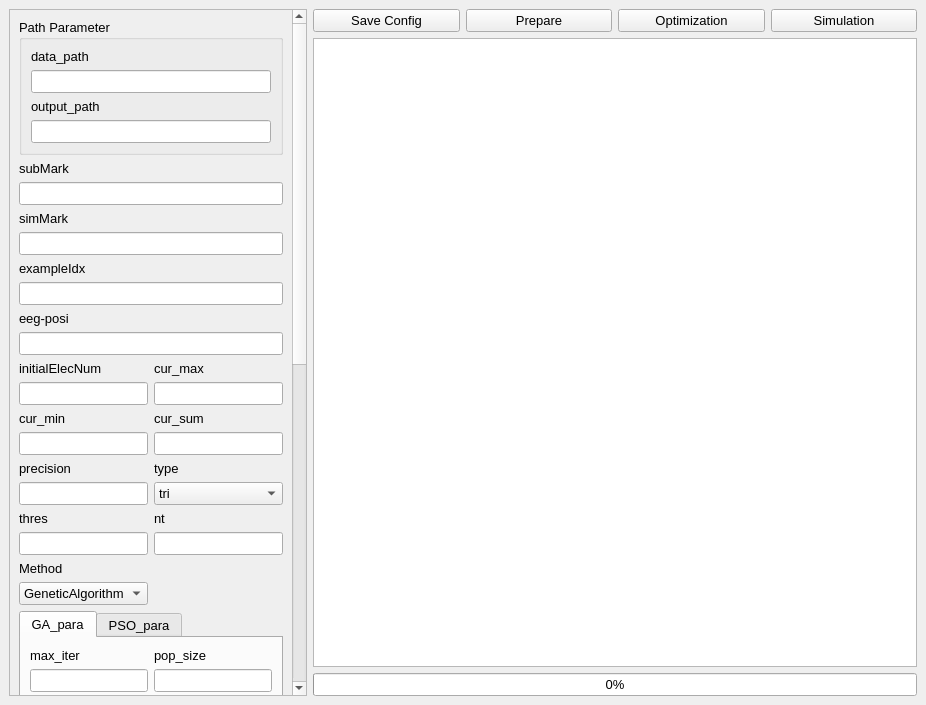
<?xml version="1.0" encoding="UTF-8"?>
<ui version="4.0">
 <class>MainWindow</class>
 <widget class="QMainWindow" name="MainWindow">
  <property name="geometry">
   <rect>
    <x>0</x>
    <y>0</y>
    <width>926</width>
    <height>705</height>
   </rect>
  </property>
  <property name="font">
   <font>
    <family>Arial</family>
    <pointsize>10</pointsize>
   </font>
  </property>
  <property name="windowTitle">
   <string>tTIS Optimizer</string>
  </property>
  <widget class="QWidget" name="centralwidget">
   <layout class="QHBoxLayout" name="horizontalLayout_2" stretch="0,2">
    <item>
     <widget class="QScrollArea" name="scrollArea">
      <property name="widgetResizable">
       <bool>true</bool>
      </property>
      <widget class="QWidget" name="scrollAreaWidgetContents">
       <property name="geometry">
        <rect>
         <x>0</x>
         <y>0</y>
         <width>331</width>
         <height>1298</height>
        </rect>
       </property>
       <layout class="QVBoxLayout" name="verticalLayout_2">
        <property name="leftMargin">
         <number>0</number>
        </property>
        <property name="topMargin">
         <number>0</number>
        </property>
        <property name="rightMargin">
         <number>0</number>
        </property>
        <property name="bottomMargin">
         <number>0</number>
        </property>
        <item>
         <widget class="QWidget" name="widget" native="true">
          <layout class="QVBoxLayout" name="verticalLayout">
           <item>
            <widget class="QGroupBox" name="groupBox_4">
             <property name="title">
              <string>Path Parameter</string>
             </property>
             <layout class="QVBoxLayout" name="verticalLayout_5">
              <item>
               <widget class="QLabel" name="label">
                <property name="text">
                 <string>data_path</string>
                </property>
               </widget>
              </item>
              <item>
               <widget class="QLineEdit" name="data_path_edit"/>
              </item>
              <item>
               <widget class="QLabel" name="label_2">
                <property name="text">
                 <string>output_path</string>
                </property>
               </widget>
              </item>
              <item>
               <widget class="QLineEdit" name="output_path_edit"/>
              </item>
             </layout>
            </widget>
           </item>
           <item>
            <layout class="QVBoxLayout" name="verticalLayout_4">
             <item>
              <widget class="QLabel" name="label_3">
               <property name="text">
                <string>subMark</string>
               </property>
              </widget>
             </item>
             <item>
              <widget class="QLineEdit" name="subMark_edit"/>
             </item>
             <item>
              <widget class="QLabel" name="label_4">
               <property name="text">
                <string>simMark</string>
               </property>
              </widget>
             </item>
             <item>
              <widget class="QLineEdit" name="simMark_edit"/>
             </item>
             <item>
              <widget class="QLabel" name="label_5">
               <property name="text">
                <string>exampleIdx</string>
               </property>
              </widget>
             </item>
             <item>
              <widget class="QLineEdit" name="exampleIdx_edit"/>
             </item>
             <item>
              <widget class="QLabel" name="label_6">
               <property name="text">
                <string>eeg-posi</string>
               </property>
              </widget>
             </item>
             <item>
              <widget class="QLineEdit" name="eeg_posi_edit"/>
             </item>
            </layout>
           </item>
           <item>
            <layout class="QGridLayout" name="gridLayout_6">
             <item row="0" column="0">
              <widget class="QLabel" name="label_11">
               <property name="text">
                <string>initialElecNum</string>
               </property>
              </widget>
             </item>
             <item row="0" column="1">
              <widget class="QLabel" name="label_12">
               <property name="text">
                <string>cur_max</string>
               </property>
              </widget>
             </item>
             <item row="1" column="0">
              <widget class="QLineEdit" name="initialElecNum_edit"/>
             </item>
             <item row="1" column="1">
              <widget class="QLineEdit" name="cur_max_edit"/>
             </item>
             <item row="2" column="0">
              <widget class="QLabel" name="label_10">
               <property name="text">
                <string>cur_min</string>
               </property>
              </widget>
             </item>
             <item row="2" column="1">
              <widget class="QLabel" name="label_52">
               <property name="text">
                <string>cur_sum</string>
               </property>
              </widget>
             </item>
             <item row="3" column="0">
              <widget class="QLineEdit" name="cur_min_edit"/>
             </item>
             <item row="3" column="1">
              <widget class="QLineEdit" name="cur_sum_edit"/>
             </item>
             <item row="4" column="0">
              <widget class="QLabel" name="label_15">
               <property name="text">
                <string>precision</string>
               </property>
              </widget>
             </item>
             <item row="4" column="1">
              <widget class="QLabel" name="label_53">
               <property name="text">
                <string>type</string>
               </property>
              </widget>
             </item>
             <item row="5" column="0">
              <widget class="QLineEdit" name="precision_edit"/>
             </item>
             <item row="5" column="1">
              <widget class="QComboBox" name="type_edit">
               <item>
                <property name="text">
                 <string>tri</string>
                </property>
               </item>
               <item>
                <property name="text">
                 <string>tet</string>
                </property>
               </item>
              </widget>
             </item>
             <item row="6" column="0">
              <widget class="QLabel" name="label_8">
               <property name="text">
                <string>thres</string>
               </property>
              </widget>
             </item>
             <item row="6" column="1">
              <widget class="QLabel" name="label_9">
               <property name="text">
                <string>nt</string>
               </property>
              </widget>
             </item>
             <item row="7" column="0">
              <widget class="QLineEdit" name="thres_edit"/>
             </item>
             <item row="7" column="1">
              <widget class="QLineEdit" name="nt_edit"/>
             </item>
             <item row="8" column="0">
              <widget class="QLabel" name="label_14">
               <property name="text">
                <string>Method</string>
               </property>
              </widget>
             </item>
             <item row="9" column="0">
              <widget class="QComboBox" name="method_combo">
               <item>
                <property name="text">
                 <string>GeneticAlgorithm</string>
                </property>
               </item>
               <item>
                <property name="text">
                 <string>ParticleSwarm</string>
                </property>
               </item>
              </widget>
             </item>
            </layout>
           </item>
           <item>
            <widget class="QTabWidget" name="tabWidget_2">
             <property name="currentIndex">
              <number>0</number>
             </property>
             <widget class="QWidget" name="tab_3">
              <attribute name="title">
               <string>GA_para</string>
              </attribute>
              <layout class="QGridLayout" name="gridLayout_7">
               <item row="3" column="1">
                <widget class="QLineEdit" name="elit_ratio_edit"/>
               </item>
               <item row="0" column="0">
                <widget class="QLabel" name="label_48">
                 <property name="text">
                  <string>max_iter</string>
                 </property>
                </widget>
               </item>
               <item row="6" column="0">
                <widget class="QLabel" name="label_47">
                 <property name="text">
                  <string>cross_type</string>
                 </property>
                </widget>
               </item>
               <item row="5" column="0">
                <widget class="QLineEdit" name="cross_prob_edit"/>
               </item>
               <item row="0" column="1">
                <widget class="QLabel" name="label_58">
                 <property name="text">
                  <string>pop_size</string>
                 </property>
                </widget>
               </item>
               <item row="2" column="0">
                <widget class="QLabel" name="label_49">
                 <property name="text">
                  <string>mut_prob</string>
                 </property>
                </widget>
               </item>
               <item row="2" column="1">
                <widget class="QLabel" name="label_56">
                 <property name="text">
                  <string>elit_ratio</string>
                 </property>
                </widget>
               </item>
               <item row="4" column="1">
                <widget class="QLabel" name="label_57">
                 <property name="text">
                  <string>parents_portion</string>
                 </property>
                </widget>
               </item>
               <item row="5" column="1">
                <widget class="QLineEdit" name="parents_portion_edit"/>
               </item>
               <item row="6" column="1">
                <widget class="QLabel" name="label_54">
                 <property name="text">
                  <string>time_threshold</string>
                 </property>
                </widget>
               </item>
               <item row="1" column="1">
                <widget class="QLineEdit" name="pop_size_edit"/>
               </item>
               <item row="7" column="1">
                <widget class="QLineEdit" name="time_threshold_edit"/>
               </item>
               <item row="3" column="0">
                <widget class="QLineEdit" name="mut_prob_edit"/>
               </item>
               <item row="4" column="0">
                <widget class="QLabel" name="label_55">
                 <property name="text">
                  <string>cross_prob</string>
                 </property>
                </widget>
               </item>
               <item row="7" column="0">
                <widget class="QLineEdit" name="cross_type_edit"/>
               </item>
               <item row="1" column="0">
                <widget class="QLineEdit" name="max_iter_edit"/>
               </item>
              </layout>
             </widget>
             <widget class="QWidget" name="tab_4">
              <attribute name="title">
               <string>PSO_para</string>
              </attribute>
              <layout class="QGridLayout" name="gridLayout_5">
               <item row="0" column="0">
                <widget class="QLabel" name="label_22">
                 <property name="text">
                  <string>para_1</string>
                 </property>
                </widget>
               </item>
               <item row="0" column="1">
                <widget class="QLabel" name="label_23">
                 <property name="text">
                  <string>para_2</string>
                 </property>
                </widget>
               </item>
               <item row="1" column="0">
                <widget class="QLineEdit" name="para_1_edit"/>
               </item>
               <item row="1" column="1">
                <widget class="QLineEdit" name="para_2_edit"/>
               </item>
               <item row="2" column="0">
                <widget class="QLabel" name="label_44">
                 <property name="text">
                  <string>para_3</string>
                 </property>
                </widget>
               </item>
               <item row="2" column="1">
                <widget class="QLabel" name="label_45">
                 <property name="text">
                  <string>para_4</string>
                 </property>
                </widget>
               </item>
               <item row="3" column="0">
                <widget class="QLineEdit" name="para_3_edit"/>
               </item>
               <item row="3" column="1">
                <widget class="QLineEdit" name="para_4_edit"/>
               </item>
               <item row="4" column="0">
                <widget class="QLabel" name="label_46">
                 <property name="text">
                  <string>para_5</string>
                 </property>
                </widget>
               </item>
               <item row="5" column="0">
                <widget class="QLineEdit" name="para_5_edit"/>
               </item>
              </layout>
             </widget>
            </widget>
           </item>
           <item>
            <widget class="QTabWidget" name="tabWidget_case">
             <property name="currentIndex">
              <number>0</number>
             </property>
             <widget class="QWidget" name="tab">
              <attribute name="title">
               <string>case1</string>
              </attribute>
              <layout class="QGridLayout" name="gridLayout_2">
               <item row="0" column="1">
                <widget class="QLineEdit" name="case1_num_edit"/>
               </item>
               <item row="6" column="0">
                <widget class="QLabel" name="label_26">
                 <property name="text">
                  <string>otheralpha</string>
                 </property>
                </widget>
               </item>
               <item row="3" column="1">
                <widget class="QLineEdit" name="case1_shape_edit"/>
               </item>
               <item row="2" column="1">
                <widget class="QLineEdit" name="case1_coordMNI_edit"/>
               </item>
               <item row="4" column="1">
                <widget class="QLineEdit" name="case1_radius_edit"/>
               </item>
               <item row="3" column="0">
                <widget class="QLabel" name="label_30">
                 <property name="text">
                  <string>shape</string>
                 </property>
                </widget>
               </item>
               <item row="5" column="1">
                <widget class="QLineEdit" name="case1_intensity_edit"/>
               </item>
               <item row="4" column="0">
                <widget class="QLabel" name="label_29">
                 <property name="text">
                  <string>radius</string>
                 </property>
                </widget>
               </item>
               <item row="5" column="0">
                <widget class="QLabel" name="label_27">
                 <property name="text">
                  <string>intensity</string>
                 </property>
                </widget>
               </item>
               <item row="0" column="0">
                <widget class="QLabel" name="label_25">
                 <property name="text">
                  <string>num</string>
                 </property>
                </widget>
               </item>
               <item row="6" column="1">
                <widget class="QLineEdit" name="case1_otheralpha_edit"/>
               </item>
               <item row="1" column="1">
                <widget class="QLineEdit" name="case1_name_edit"/>
               </item>
               <item row="2" column="0">
                <widget class="QLabel" name="label_28">
                 <property name="text">
                  <string>coordMNI</string>
                 </property>
                </widget>
               </item>
               <item row="1" column="0">
                <widget class="QLabel" name="label_17">
                 <property name="text">
                  <string>name</string>
                 </property>
                </widget>
               </item>
              </layout>
             </widget>
             <widget class="QWidget" name="tab_2">
              <attribute name="title">
               <string>case2</string>
              </attribute>
              <layout class="QGridLayout" name="gridLayout_3">
               <item row="0" column="0">
                <widget class="QLabel" name="label_31">
                 <property name="text">
                  <string>num</string>
                 </property>
                </widget>
               </item>
               <item row="0" column="1">
                <widget class="QLineEdit" name="case2_num_edit"/>
               </item>
               <item row="1" column="0">
                <widget class="QLabel" name="label_36">
                 <property name="text">
                  <string>name</string>
                 </property>
                </widget>
               </item>
               <item row="1" column="1">
                <widget class="QLineEdit" name="case2_name_edit"/>
               </item>
               <item row="2" column="0">
                <widget class="QLabel" name="label_35">
                 <property name="text">
                  <string>coordMNI</string>
                 </property>
                </widget>
               </item>
               <item row="2" column="1">
                <widget class="QLineEdit" name="case2_coordMNI_edit"/>
               </item>
               <item row="3" column="0">
                <widget class="QLabel" name="label_37">
                 <property name="text">
                  <string>shape</string>
                 </property>
                </widget>
               </item>
               <item row="3" column="1">
                <widget class="QLineEdit" name="case2_shape_edit"/>
               </item>
               <item row="4" column="0">
                <widget class="QLabel" name="label_33">
                 <property name="text">
                  <string>radius</string>
                 </property>
                </widget>
               </item>
               <item row="4" column="1">
                <widget class="QLineEdit" name="case2_radius_edit"/>
               </item>
               <item row="5" column="0">
                <widget class="QLabel" name="label_32">
                 <property name="text">
                  <string>intensity</string>
                 </property>
                </widget>
               </item>
               <item row="5" column="1">
                <widget class="QLineEdit" name="case2_intensity_edit"/>
               </item>
               <item row="6" column="0">
                <widget class="QLabel" name="label_34">
                 <property name="text">
                  <string>otheralpha</string>
                 </property>
                </widget>
               </item>
               <item row="6" column="1">
                <widget class="QLineEdit" name="case2_otheralpha_edit"/>
               </item>
              </layout>
             </widget>
            </widget>
           </item>
           <item>
            <widget class="QGroupBox" name="groupBox">
             <property name="title">
              <string>avoid</string>
             </property>
             <layout class="QGridLayout" name="gridLayout">
              <item row="0" column="0">
               <widget class="QLabel" name="label_42">
                <property name="text">
                 <string>num</string>
                </property>
               </widget>
              </item>
              <item row="0" column="1">
               <widget class="QLineEdit" name="avoid_num_edit"/>
              </item>
              <item row="1" column="0">
               <widget class="QLabel" name="label_39">
                <property name="text">
                 <string>name</string>
                </property>
               </widget>
              </item>
              <item row="1" column="1">
               <widget class="QLineEdit" name="avoid_name_edit"/>
              </item>
              <item row="2" column="0">
               <widget class="QLabel" name="label_38">
                <property name="text">
                 <string>coordMNI</string>
                </property>
               </widget>
              </item>
              <item row="2" column="1">
               <widget class="QLineEdit" name="avoid_coordMNI_edit"/>
              </item>
              <item row="3" column="0">
               <widget class="QLabel" name="label_40">
                <property name="text">
                 <string>shape</string>
                </property>
               </widget>
              </item>
              <item row="3" column="1">
               <widget class="QLineEdit" name="avoid_shape_edit"/>
              </item>
              <item row="4" column="0">
               <widget class="QLabel" name="label_41">
                <property name="text">
                 <string>radius</string>
                </property>
               </widget>
              </item>
              <item row="4" column="1">
               <widget class="QLineEdit" name="avoid_radius_edit"/>
              </item>
              <item row="5" column="0">
               <widget class="QLabel" name="label_43">
                <property name="text">
                 <string>coef</string>
                </property>
               </widget>
              </item>
              <item row="5" column="1">
               <widget class="QLineEdit" name="avoid_coef_edit"/>
              </item>
             </layout>
            </widget>
           </item>
          </layout>
         </widget>
        </item>
       </layout>
      </widget>
     </widget>
    </item>
    <item>
     <layout class="QVBoxLayout" name="verticalLayout_3">
      <item>
       <layout class="QHBoxLayout" name="horizontalLayout">
        <item>
         <widget class="QPushButton" name="save_button">
          <property name="text">
           <string>Save Config</string>
          </property>
         </widget>
        </item>
        <item>
         <widget class="QPushButton" name="prepare_button">
          <property name="text">
           <string>Prepare</string>
          </property>
         </widget>
        </item>
        <item>
         <widget class="QPushButton" name="optimization_button">
          <property name="text">
           <string>Optimization</string>
          </property>
         </widget>
        </item>
        <item>
         <widget class="QPushButton" name="simulation_button">
          <property name="text">
           <string>Simulation</string>
          </property>
         </widget>
        </item>
       </layout>
      </item>
      <item>
       <widget class="QTextEdit" name="right_widget">
        <property name="readOnly">
         <bool>true</bool>
        </property>
       </widget>
      </item>
      <item>
       <widget class="QProgressBar" name="progressBar">
        <property name="value">
         <number>0</number>
        </property>
        <property name="alignment">
         <set>Qt::AlignCenter</set>
        </property>
       </widget>
      </item>
     </layout>
    </item>
   </layout>
  </widget>
 </widget>
 <resources/>
 <connections/>
</ui>
